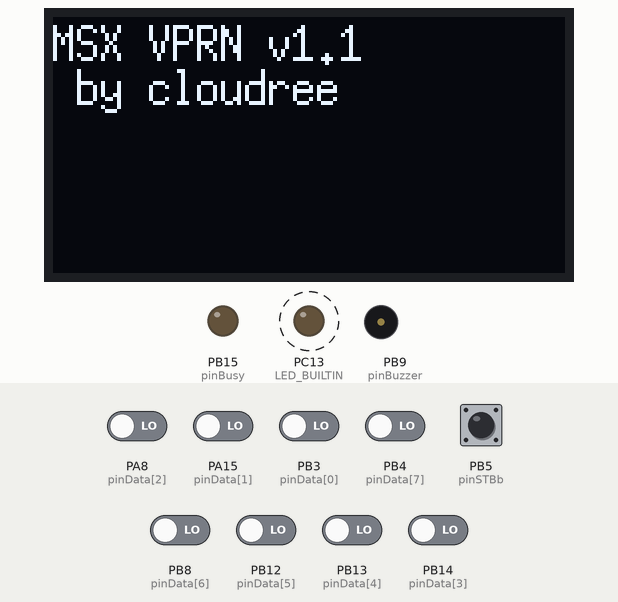
Recording of a sketch running on a simulated STM32 Blue Pill. On the bench: 128×64 one-colour display, output pins drawn as LEDs (lit = HIGH), buzzer (waves = sounding, pin HIGH). Dashed ring = blinking. The inputs (shaded band) are chosen by the test bench; at power-on: PB5 (pinSTBb) HIGH, PA8 (pinData[2]), PA15 (pinData[1]), PB3 (pinData[0]), PB4 (pinData[7]), PB8 (pinData[6]), PB12 (pinData[5]), PB13 (pinData[4]), PB14 (pinData[3]) LOW. Storage starts empty.

Above: at 1.2 s.
1.3 s: PB5 (pinSTBb) pulled LOW for 0.15 s
At 1.9 s:
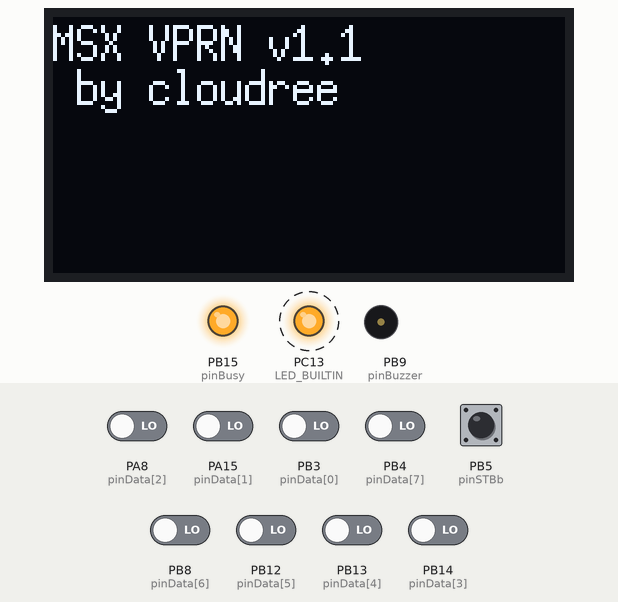
4.0 s: PA8 (pinData[2]) driven HIGH and PB5 (pinSTBb) driven LOW
At 4.9 s:
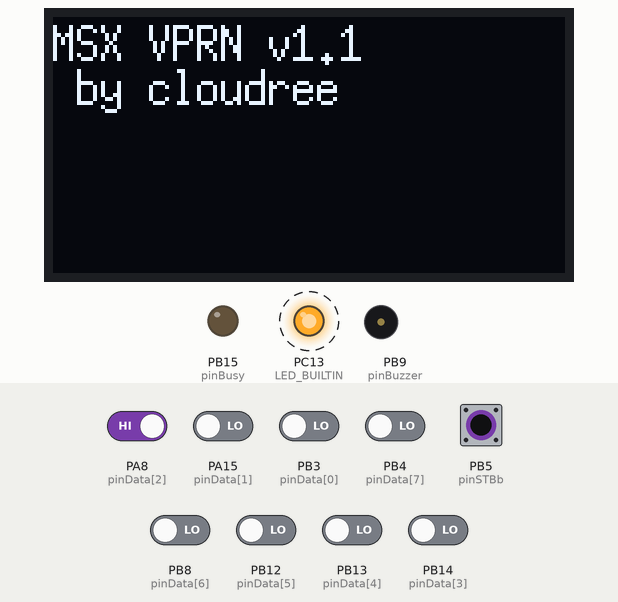
Timing chart, 0 to 11.5 s (numbered marks = the images above; inputs shaded):
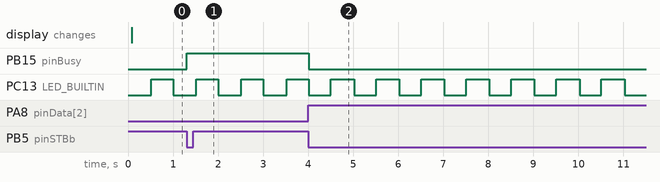

The sketch:

Msx_Virtual_Printer.ino
```cpp
/*
  msxprardus : msx printer by arduino
  msx virtual printer v1.0
  by cloudree@naver.com

  UART support : "Enabled generic Serial" is required to compile
*/

#include <Arduino.h>

#include "Common.h"
#include "Debug.h"
#include "Display.h"
#include "Storage.h"
#include "Printer.h"

void setup()
{
    g_debug.setup();
    g_storage.setup();
    g_printer.setup();
    g_display.setup();
}

void loop()
{
    g_debug.loop();
    g_storage.loop();
    g_display.loop();
    g_printer.loop();
}
```

Common.h
```cpp
/*
 *  Common.h
 *  by cloudree@naver.com
 */

// ======== Debug
//#define _DEBUG
//#define _DEBUG_BLE

#define PRODUCT   "MSX VPRN"
#define VERSION   "v1.1"
#define CREATOR   "cloudree"

const int PIN_LED         = PC13;
const int SERIAL_SPEED    = 9600;

// ======== Printer
const int pinBusy = PB15;
const int pinSTBb = PB5;
const int pinData[8] = { PB3,PA15,PA8,PB14, PB13,PB12,PB8,PB4 };  // D0~D7

// ======== Display
const int pinSCL = PB6;
const int pinSDA = PB7;

// ======== SD
const int pinMOSI = PA7;
const int pinMISO = PA6;
const int pinSCK = PA5;
const int pinCS = PA4;
#define SD_DETECT_PIN pinCS

// ======== Buzzer
const int pinBuzzer = PB9;

inline bool CheckTime(int tick)
{
    return ( millis() % tick ) > ( tick / 2 );
}

// ======== SD State
const int nameLen = 8+1+3+1;

enum SD_State
{
    ERR_CANNOT = -2,
    ERR_INIT = -1,
    ERR_YET = 0,
    NORMAL = 1
};
```

Debug.cpp
```cpp
/*
 *  Debug.cpp
 *  by cloudree@naver.com
 */

#include <Arduino.h>
#include <String.h>
#include "Common.h"
#include "Debug.h"

CDebug g_debug;

inline void LED_setup() { pinMode( LED_BUILTIN, OUTPUT ); }
inline void LED_loop()  { digitalWrite( LED_BUILTIN, (millis()%1000)<500 ? LOW : HIGH ); }

#ifdef _DEBUG

# ifdef _DEBUG_BLE
#  include <SoftwareSerial.h>
SoftwareSerial Serial(PIN_BLE_RX,PIN_BLE_TX);
# endif

void CDebug::setup()
{
    LED_setup();
    Serial.begin( SERIAL_SPEED);
    // while ( !Serial.available() );  // wait until teminal action
    Serial.println( String(PRODUCT) + String(" ") + String(VERSION) + String(" by ") + String(CREATOR) );
}

void CDebug::loop()
{
    LED_loop();
    if( Serial.available() > 0)   // echo
    {
        int ch = Serial.read();
        Serial.write(ch);
    }
}
void CDebug::DBG(String msg)          { Serial.print(msg); }
void CDebug::DBGHEX(long int data)    { Serial.print( String(data, HEX) + " "); }
void CDebug::DBG(int num)             { Serial.print( String(num) + " "); }
void CDebug::DBGLN(String msg)        { Serial.println(msg); }
void CDebug::DBGHEXLN(long int data)  { Serial.print( String(data, HEX) + " "); }
void CDebug::DBGLN(int num)           { Serial.print( String(num) + " "); }
void CDebug::Dump(uint8_t len, uint8_t *buf)
{
  	for (int i = 0; i<len; i++) {
    		Serial.print(buf[i], HEX);
        if( i % 32 == 31 )
            Serial.println("");
        else
    		    Serial.print(",");
  	}
  	Serial.println("");
}
#else
// not DEBUG
void CDebug::setup()  { LED_setup(); }
void CDebug::loop()   { LED_loop(); }
void CDebug::DBG(String msg)          {}
void CDebug::DBGHEX(long int data)    {}
void CDebug::DBG(int num)             {}
void CDebug::DBGLN(String msg)        {}
void CDebug::DBGHEXLN(long int data)  {}
void CDebug::DBGLN(int num)           {}
void CDebug::Dump(uint8_t len, uint8_t *buf) {}
#endif  // _DEBUG
```

Debug.h
```cpp
/*
 *  Debug.h
 *  by cloudree@naver.com
 */

class CDebug
{
public:
    void setup();
    void loop();

    void DBG(String msg);
    void DBGHEX(long int data);
    void DBG(int num);
    void DBGLN(String msg);
    void DBGHEXLN(long int data);
    void DBGLN(int num);
    void Dump(uint8_t len, uint8_t *buf);
};

extern CDebug g_debug;
```

Display.cpp
```cpp
/*
 *  Display.cpp
 *  by cloudree@naver.com
 */

#include <Arduino.h>
#include <U8g2lib.h>
#include "Common.h"
#include "Debug.h"
#include "Display.h"
#include "Printer.h"
#include "Storage.h"

CDisplay g_display;

U8G2_SSD1306_128X64_NONAME_1_HW_I2C u8g2(U8G2_R0, /* reset=*/ U8X8_PIN_NONE);

void CDisplay::setup()
{
    u8g2.begin();
    u8g2.setFont(u8g2_font_6x13_tf);
    u8g2.setFontRefHeightExtendedText();
    u8g2.setDrawColor(1);
    u8g2.setFontPosTop();
    u8g2.setFontDirection(0);

    // initial OLED message
    strcpy( screenBuf_[0], PRODUCT " " VERSION );
    strcpy( screenBuf_[1], " by " CREATOR);
    SD_State st = g_storage.getSD_State();
    if( st != NORMAL )
    {
        char buf[30];
        sprintf( buf, "SD ERROR %d", st );
        strcpy( screenBuf_[2], buf);
    }
    line_ = -1;   // startup msg
}

void CDisplay::loop()
{
    u8g2.firstPage();
    do {
        for( int i=0; i<display_lines; i++ )
        {
            if( i == line_ && line_ >= 0 )
            {
                u8g2.drawStr( 0, i*11, g_printer.getLine() );
                break;
            }
            else
                u8g2.drawStr( 0, i*11, screenBuf_[i] );
        }
    } while( u8g2.nextPage() );
}

void CDisplay::copyLine( char *szLine )
{
    if( line_ < 0 )
        line_ = 0;    // remove startup msg

    if( line_ < display_lines-1 )   // 0,1,2,3
    {
        copyBuffer( line_, szLine );
    }

    if( line_ == display_lines-1 )    // 4
    {
        // scroll
        for( int i=0; i<display_lines-2; i++ )   // 0,1,2
        {
            strcpy( screenBuf_[i], screenBuf_[i+1] );       // [0,1,2] <= [1,2,3]
        }
        copyBuffer( line_-1, szLine );    // 3 <= old lineBuf_
    }
    else
        line_ ++;
}

void CDisplay::copyBuffer( int line, char *szLine )
{
    strncpy( screenBuf_[line], szLine, display_columns );     // 3 <= old lineBuf_
    screenBuf_[line][display_columns-1] = 0;  // cut at screen end
}
```

Display.h
```cpp
/*
 *  Display.h
 *  by cloudree@naver.com
 */

const int display_columns = 16;    // width
const int display_lines = 5;       // height

class CDisplay
{
public:
    void setup();
    void loop();

    void copyLine( char *szLine );

protected:
    int   line_;
    char  screenBuf_ [display_lines-1] [display_columns];
    void  copyBuffer( int line, char *szLine );
};

extern CDisplay g_display;
```

Printer.cpp
```cpp
/*
 *  Printer.cpp
 *  by cloudree@naver.com
 */

#include <Arduino.h>
#include "Common.h"
#include "Debug.h"
#include "Printer.h"
#include "Display.h"
#include "Storage.h"

CPrinter g_printer;

// buffer
volatile int recvChar = 0;

void setBusy( bool isBusy )
{
    recvChar = 0;
    digitalWrite( pinBusy, isBusy ? HIGH : LOW );
}

void ISR_read()
{
    setBusy( true );     // WAIT
    int data = 0;
    for( int i=7; i>=0; i-- )
    {
        int rd = (digitalRead( pinData[i] ) == HIGH) ? 1 : 0;
        data = (data << 1) | rd;
    }
    recvChar = data;
}

void CPrinter::buzzer()
{
    digitalWrite( pinBuzzer, HIGH );
    delay(1);
    digitalWrite( pinBuzzer, LOW );
}

void CPrinter::setup()
{
    for(int i=0; i<8; i++ )
    {
        pinMode( pinData[i], INPUT );
    }
    pinMode( pinBusy, OUTPUT );
    pinMode( pinSTBb, INPUT_PULLUP );
    attachInterrupt( digitalPinToInterrupt( pinSTBb ), ISR_read, FALLING );
    setBusy( false );     // ready to RECV

    pinMode( pinBuzzer, OUTPUT );
    buzzer();
    posc_ = 0;
}

const int lineFeed = 10;
inline bool isLineMove(int c)
{
    return ( c == lineFeed );
}

void CPrinter::loop()
{
    // yet no data
    if( recvChar == 0 ) return;
    int ch = recvChar;
    setBusy( false );     // continue RECV

    // special char
    switch( ch )
    {
    case 8 : // BS
        if( posc_ > 0 )
            lineBuf_[ --posc_ ] = 0;
    case 1 : // special cde
    case 9 : // TAB
    case 12 : // FF
    case 14 : // double width
    case 15 : // normal width
    case 29 : // Start Setting
    case 30 : // End Setting
    case 31 :
        return;

    case 27 : // ESC sequence
        return;

    case 11 : // VTAB
        recvChar = 13;    // CR
        break;
    case 10 : // LF
    case 13 : // CR
        break;
    }

    addChar( ch );
}

void CPrinter::addChar( char ch )
{
    // char processing
    if( posc_ < prirter_columns )
    {
        lineBuf_[ posc_ ] = ch;
        lineBuf_[ ++posc_ ] = 0;
        buzzer();

        // SD bin log
        g_storage.copyChar( ch );
    }

    // line processing
    if( posc_ >= prirter_columns || isLineMove(ch) )
    {
        // SD txt log
        g_storage.copyLine( lineBuf_ );

        // oled line buffer
        g_display.copyLine( lineBuf_ );

        // debug
        g_debug.DBG( lineBuf_ );

        // buffer clear
        memset( lineBuf_, 0, sizeof(lineBuf_) );
        posc_ = 0;
    }
}
```

Printer.h
```cpp
/*
 *  Printer.h
 *  by cloudree@naver.com
 */

const int prirter_columns = 136;

class CPrinter
{
public:
    void  setup();
    void  loop();
    void  buzzer();
    char  *getLine()  { return lineBuf_; }

protected:
    void  addChar( char ch );
    int   posc_;
    char  lineBuf_[ prirter_columns+1 ];
};

extern CPrinter g_printer;
```

Storage.cpp
```cpp
/*
  Storage.cpp
  by cloudree@naver.com
  with stm32SD
*/

#include <Arduino.h>
#include <SD.h>
#include "Common.h"
#include "Debug.h"
#include "Storage.h"
#include "Printer.h"

CStorage g_storage;

const int  maxNum = 999;
const char *filenameTxt = "msx_%03d.txt";
const char *filenameBin = "msx_%03d.bin";

void CStorage::setup()
{
    eSD_ = ERR_YET;

    pinMode(PC13, OUTPUT);
    if (!SD.begin(pinCS)) {
        g_debug.DBG("Card failed, or not present, NO File logging");
        eSD_ = ERR_INIT;
        return;
    }

    // search an available file name
    for( int i=0; i<=maxNum; i++ )
    {
        sprintf( szTxtFilename_, filenameTxt, i );
        sprintf( szBinFilename_, filenameBin, i );
        if( SD.exists( szTxtFilename_ ) == 0 && SD.exists( szBinFilename_ ) == 0 )
        {
            g_debug.DBG( szTxtFilename_ );
            g_debug.DBG( szBinFilename_ );
            eSD_ = NORMAL;
            return;
        }
    }
    eSD_ = ERR_CANNOT;
}

void CStorage::loop()
{

}

void CStorage::copyChar( char c )
{
    if( eSD_ != NORMAL )
        return;

    File fd = SD.open(szBinFilename_, FILE_WRITE);
    fd.print( c );
    fd.close();
}

void CStorage::copyLine( char *szLine )
{
    if( eSD_ != NORMAL )
        return;

    File fd = SD.open(szTxtFilename_, FILE_WRITE);
    fd.print( szLine );
    fd.close();
}
```

Storage.h
```cpp
/*
 *  Storage.h
 *  by cloudree@naver.com
 */

class CStorage
{
public:
    void  setup();
    void  loop();
    void  copyChar( char c );
    void  copyLine( char *szLine );
    SD_State  getSD_State()   { return eSD_; }

protected:
    SD_State  eSD_;
    char  szTxtFilename_[nameLen];    // ...Txt
    char  szBinFilename_[nameLen];    // ...Bin
};

extern CStorage g_storage;
```

Measured:
- after the input at 1.3 s, PB15 (pinBusy): LOW → HIGH at once
- after the input at 4.0 s, PB15 (pinBusy): HIGH → LOW at once
- by itself, PC13 (LED_BUILTIN): alternates HIGH for 0.51 s and LOW for 0.49 s
